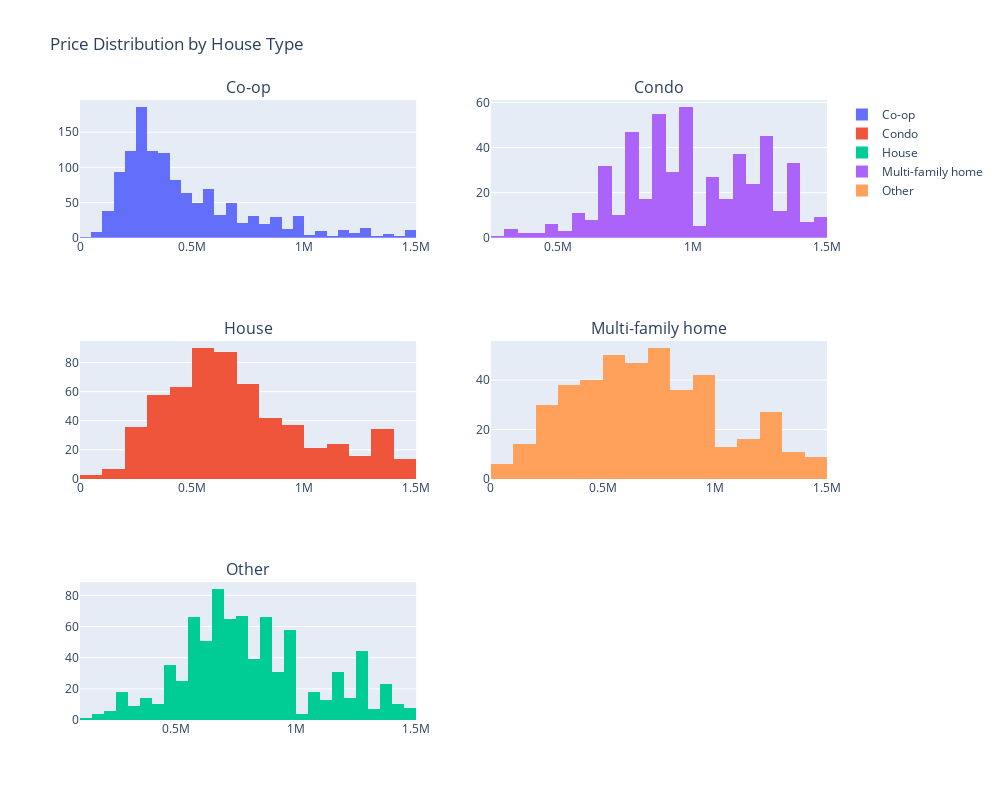

Notebook code cell kept with this figure:
### Code cell
house_types = sorted(df.TYPE.unique())

fig = make_subplots(rows = 3 , cols=2 , subplot_titles=house_types)

row_idx = 1
col_idx = 1

for i in range(len(house_types)):
    if row_idx > 3:
        row_idx = 1
        col_idx += 1
    fig.add_trace(go.Histogram(x=df[df.TYPE == house_types[i]]['PRICE'] , name=house_types[i]) , row=row_idx , col=col_idx)
    row_idx += 1

fig.update_layout(title_text='Price Distribution by House Type' , height=800 , width=1000)

### Figure 1 — Plotly figure (JSON) as saved in the notebook; plotly's stock layout.template omitted (floating-point values rounded to 4 significant figures; data arrays with more than 128 entries replaced by an {"elided": "..."} marker saying what was removed)
{"data": [{"name": "Co-op", "type": "histogram", "x": {"elided": "1254 int values"}, "xaxis": "x", "yaxis": "y"}, {"name": "Condo", "type": "histogram", "x": {"elided": "597 int values"}, "xaxis": "x3", "yaxis": "y3"}, {"name": "House", "type": "histogram", "x": {"elided": "821 int values"}, "xaxis": "x5", "yaxis": "y5"}, {"name": "Multi-family home", "type": "histogram", "x": {"elided": "501 int values"}, "xaxis": "x2", "yaxis": "y2"}, {"name": "Other", "type": "histogram", "x": {"elided": "432 int values"}, "xaxis": "x4", "yaxis": "y4"}], "layout": {"annotations": [{"font": {"size": 16}, "showarrow": false, "text": "Co-op", "x": 0.225, "xanchor": "center", "xref": "paper", "y": 1, "yanchor": "bottom", "yref": "paper"}, {"font": {"size": 16}, "showarrow": false, "text": "Condo", "x": 0.775, "xanchor": "center", "xref": "paper", "y": 1, "yanchor": "bottom", "yref": "paper"}, {"font": {"size": 16}, "showarrow": false, "text": "House", "x": 0.225, "xanchor": "center", "xref": "paper", "y": 0.6111, "yanchor": "bottom", "yref": "paper"}, {"font": {"size": 16}, "showarrow": false, "text": "Multi-family home", "x": 0.775, "xanchor": "center", "xref": "paper", "y": 0.6111, "yanchor": "bottom", "yref": "paper"}, {"font": {"size": 16}, "showarrow": false, "text": "Other", "x": 0.225, "xanchor": "center", "xref": "paper", "y": 0.2222, "yanchor": "bottom", "yref": "paper"}], "height": 800, "title": {"text": "Price Distribution by House Type"}, "width": 1000, "xaxis": {"anchor": "y", "domain": [0, 0.45]}, "xaxis2": {"anchor": "y2", "domain": [0.55, 1]}, "xaxis3": {"anchor": "y3", "domain": [0, 0.45]}, "xaxis4": {"anchor": "y4", "domain": [0.55, 1]}, "xaxis5": {"anchor": "y5", "domain": [0, 0.45]}, "xaxis6": {"anchor": "y6", "domain": [0.55, 1]}, "yaxis": {"anchor": "x", "domain": [0.7778, 1]}, "yaxis2": {"anchor": "x2", "domain": [0.7778, 1]}, "yaxis3": {"anchor": "x3", "domain": [0.3889, 0.6111]}, "yaxis4": {"anchor": "x4", "domain": [0.3889, 0.6111]}, "yaxis5": {"anchor": "x5", "domain": [0, 0.2222]}, "yaxis6": {"anchor": "x6", "domain": [0, 0.2222]}}}
